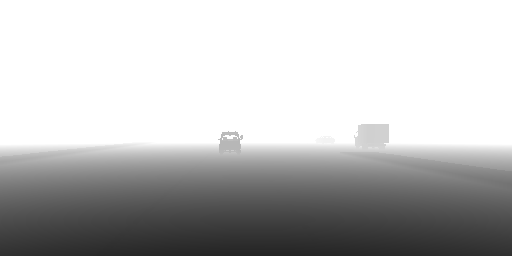
#> input picture depth_pic.png, 512 x 256 px
$ python point_cloud_prototype.py
#> lines starting #> are read from the running program, lines starting #| are printed output that depends on the picture
#> further down, img is the input picture: shape (256, 512, 3); min 36, max 255, mean 189.4
#| (256, 512, 3)
#| (256, 512)
import numpy as np
from numpy.linalg import inv
import cv2
import matplotlib.pyplot as plt

def testing(img_array,demo = False):
#> called with demo = True
    def pix2vox(img, camera_parameters):
        def val2dist(img):
            return -np.exp(np.log(16) * img/255)*5
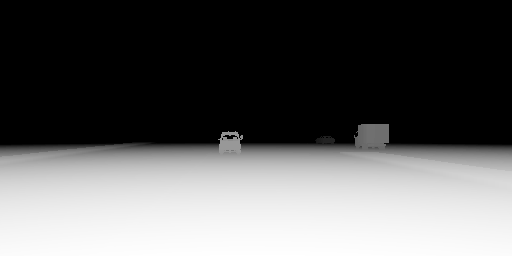
#> returned value: shape (256, 512) float64; min -80, max -7.4, mean -53.08; drawn with min black and max white

        distance_buffer = val2dist(img)
        H,W = img.shape
#> H = 256; W = 512
        X,Y=np.meshgrid(np.arange(-W/2,W/2,1), np.arange(-H/2,H/2,1)) #so that the center of image correspond to (0,0)
        XYZ = np.array([-X.flatten(),Y.flatten(), np.ones(H*W)])      #append 1 for Z.
        K = camera_parameters["intrinsics"]
        eye_X_Y_Z = (inv(K)@XYZ)*distance_buffer.flatten()            #shape is ( 3,num_points)
        #print(inv(K)@XYZ)
        return eye_X_Y_Z.T
    params = dict(
        intrinsics = np.asarray(
            ((0.9330126047134399*512, 0, 0),           #            ((lens.focal* #horizontal pixel, 0, 0),           #
            (0, 0.9330126047134399/0.5*256, 0),        #            (0, lens.focal * aspect ratio*#vertical pixel, 0),#
            (0, 0, 1))                                 #            (0, 0, 1                           ))#
        )
    )
    vox = pix2vox(img_array, params)
    vox = vox[vox[:,2]>=-50] #correspond to all points with depth less than 50 meters
    vox = vox[(vox[:,1]-vox[:,1].min())>0.6] #correspond to all points with height at least 0.6 (unit? There remains some scaling issue)
#> vox = 930 rows, first 8: [11.11, 0.415, -49.58], [11.09, 0.411, -49.05], [11.19, 0.411, -49.05], [11.17, 0.406, -48.52], [11.15, 0.402, -47.99], [11.25, 0.402, -47.99], [11.35, 0.402, -47.99], [11.45, 0.402, -47.99]
                                             #above ground
    np.random.shuffle(vox)  #shuffle the points since we need relatively uniform samples later.
    vox = vox[:1000]        #take only 1000 points for visualization.
#> vox = 930 rows, first 8: [12.49, -0.914, -48.52], [13.24, -1.64, -49.05], [13.41, -0.609, -48.52], [11.98, -1.02, -48.52], [-2.53, -0.409, -39.03], [13.3, -1.42, -48.52], [11.17, -0.508, -48.52], [12.29, 0.406, -48.52]
    vox = vox.T
    xdata,ydata,zdata = vox[0,:],vox[1,:],vox[2,:]
#> xdata = 930 values, max 13.41 at index 2, min -3.14 at index 481, mean 6.44; ydata = 930 values, max 0.415 at index 465, min -1.86 at index 470, mean -0.827; zdata = 930 values, max -36.57 at index 8, min -49.58 at index 16, mean -44.07
    ret_x = -zdata
#> ret_x = 930 values, max 49.58 at index 16, min 36.57 at index 8, mean 44.07
    ret_y = -xdata
#> ret_y = 930 values, max 3.14 at index 481, min -13.41 at index 2, mean -6.44
    ret_z = ydata
#> ret_z has the same summary as ydata
    if demo:
        fig = plt.figure(figsize=(10,7))
        ax = plt.axes(projection='3d')
        ax.scatter3D(xdata,ydata,zdata,c = zdata, cmap = "viridis",)
        ax.view_init(elev=90, azim=-90)
        ax.set_xlim(-20,20)
        ax.set_ylim(-1.5,5)
        ax.set_xlabel('x')
        ax.set_ylabel('y')
        ax.set_zlabel('z')
        plt.show()
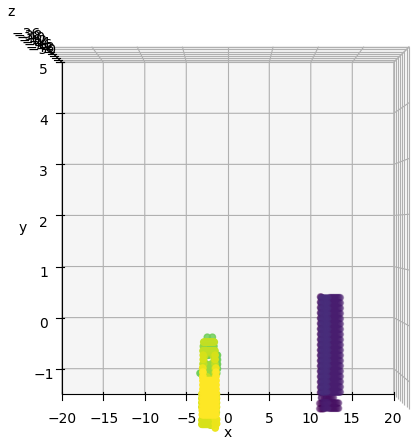
#> figure drawn by matplotlib, 1 panel
    return np.asarray([ret_x, ret_y, ret_z])


if __name__ == '__main__':
    img = cv2.imread("./depth_pic.png") #modify this to a picture captured by the depth camera with current camera setting
    img_array = np.asarray(img)
    cv2.imshow("some",img_array)
    print(img_array.shape)
    depth_img_array = img_array[...,-1]
    print(depth_img_array.shape)
    testing(depth_img_array,True)
